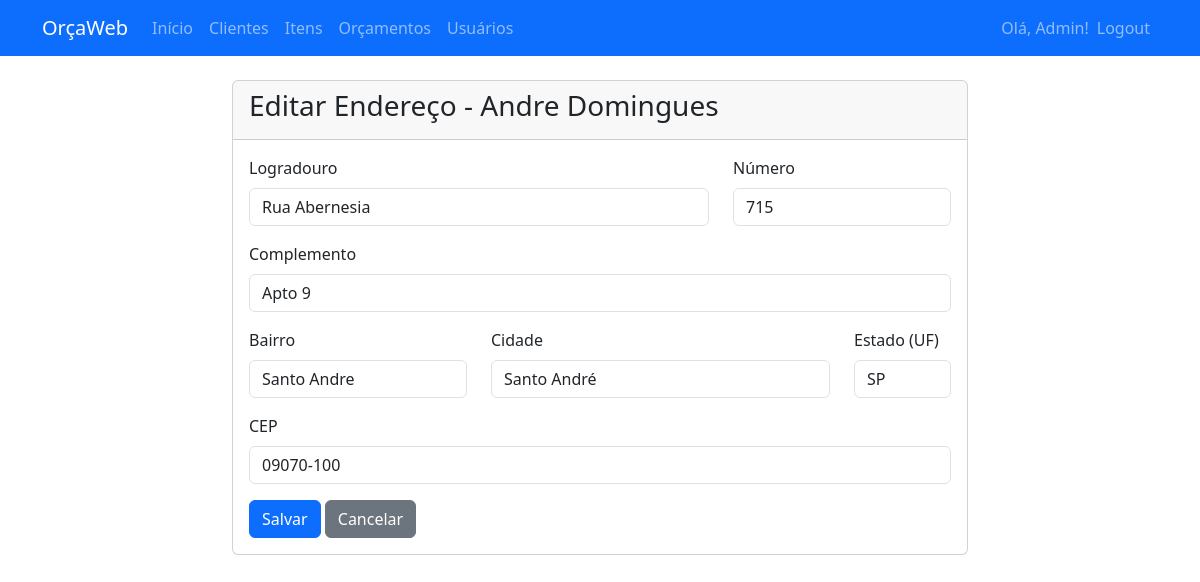
The app's page /endereco/1/editar (signed in) with its own data.
### app/models.py (models this page shows)
class Usuario(db.Model, UserMixin):
    __tablename__ = 'usuarios'
    id = db.Column(db.Integer, primary_key=True)
    nome = db.Column(db.String(100), nullable=False)
    email = db.Column(db.String(120), unique=True, nullable=False)
    senha_hash = db.Column(db.String(128), nullable=False)
    ativo = db.Column(db.Boolean, default=True)
    orcamentos = db.relationship('Orcamento', backref='usuario', lazy=True)

class Cliente(db.Model):
    __tablename__ = 'clientes'
    id = db.Column(db.Integer, primary_key=True)
    nome = db.Column(db.String(100), nullable=False)
    observacoes = db.Column(db.Text)
    criado_em = db.Column(db.DateTime, default=datetime.utcnow)
    contatos = db.relationship('ContatoCliente', backref='cliente', lazy=True)
    enderecos = db.relationship('EnderecoCliente', backref='cliente', lazy=True)
    orcamentos = db.relationship('Orcamento', backref='cliente', lazy=True)

class EnderecoCliente(db.Model):
    __tablename__ = 'enderecos_cliente'
    id = db.Column(db.Integer, primary_key=True)
    cliente_id = db.Column(db.Integer, db.ForeignKey('clientes.id'), nullable=False)
    logradouro = db.Column(db.String(200), nullable=False)
    numero = db.Column(db.String(10), nullable=False)
    complemento = db.Column(db.String(100))
    bairro = db.Column(db.String(100), nullable=False)
    cidade = db.Column(db.String(100), nullable=False)
    estado = db.Column(db.String(2), nullable=False)
    cep = db.Column(db.String(10), nullable=False)

### app/routes.py (the view, shortened to what this page needs)
@bp.route('/endereco/<int:id>/editar', methods=['GET', 'POST'])
@login_required
def endereco_cliente_editar(id):
    endereco = EnderecoCliente.query.get_or_404(id)
    cliente = endereco.cliente
    form = EnderecoClienteForm(obj=endereco)
    return render_template('endereco_form.html', form=form, cliente=cliente, titulo='Editar Endereço', app_nome='OrçaWeb', empresa_nome='Sua Empresa', logo_url='')

### app/forms.py
class EnderecoClienteForm(FlaskForm):
    logradouro = StringField('Logradouro', validators=[DataRequired(), Length(max=200)])
    numero = StringField('Número', validators=[DataRequired(), Length(max=10)])
    complemento = StringField('Complemento', validators=[Length(max=100)])
    bairro = StringField('Bairro', validators=[DataRequired(), Length(max=100)])
    cidade = StringField('Cidade', validators=[DataRequired(), Length(max=100)])
    estado = StringField('Estado (UF)', validators=[DataRequired(), Length(min=2, max=2)])
    cep = StringField('CEP', validators=[DataRequired(), Length(max=10)])
    submit = SubmitField('Salvar')

### app/__init__.py (called while the page is built)
@login_manager.user_loader
def load_user(user_id):
    from .models import Usuario
    return Usuario.query.get(int(user_id))

### templates/endereco_form.html (shortened to what this page needs)
{% extends "base.html" %}
{% block content %}
<div class="row justify-content-center">
    <div class="col-md-8">
        <div class="card">
            <div class="card-header">
                <h3>{{ titulo }} - {{ cliente.nome }}</h3>
            </div>
            <div class="card-body">
                <form method="POST">
                    <div class="row">
                        <div class="col-md-8 mb-3">
                            {{ form.logradouro.label(class="form-label") }}
                            {{ form.logradouro(class="form-control") }}
                        </div>
                        <div class="col-md-4 mb-3">
                            {{ form.numero.label(class="form-label") }}
                            {{ form.numero(class="form-control") }}
                        </div>
                    </div>
                    <div class="mb-3">
                        {{ form.complemento.label(class="form-label") }}
                        {{ form.complemento(class="form-control") }}
                    </div>
                    <div class="row">
                        <div class="col-md-4 mb-3">
                            {{ form.bairro.label(class="form-label") }}
                            {{ form.bairro(class="form-control") }}
                        </div>
                        <div class="col-md-6 mb-3">
                            {{ form.cidade.label(class="form-label") }}
                            {{ form.cidade(class="form-control") }}
                        </div>
                        <div class="col-md-2 mb-3">
                            {{ form.estado.label(class="form-label") }}
                            {{ form.estado(class="form-control") }}
                        </div>
                    </div>
                    <div class="mb-3">
                        {{ form.cep.label(class="form-label") }}
                        {{ form.cep(class="form-control") }}
                    </div>
                    {{ form.submit(class="btn btn-primary") }}
                    <a href="{{ url_for('main.cliente_detalhes', id=cliente.id) }}" class="btn btn-secondary">Cancelar</a>
                </form>
            </div>
        </div>
    </div>
</div>
{% endblock %}

### templates/base.html (shortened to what this page needs)
<!DOCTYPE html>
<html lang="pt-BR">
<head>
    <link href="https://cdn.jsdelivr.net/npm/bootstrap@5.3.0/dist/css/bootstrap.min.css" rel="stylesheet">
    <link rel="stylesheet" href="https://cdn.jsdelivr.net/npm/bootstrap-icons@1.10.0/font/bootstrap-icons.css">
</head>
<body>
    <nav class="navbar navbar-expand-lg navbar-dark bg-primary">
        <div class="container">
            {% if logo_url %}
                <img src="{{ logo_url }}" alt="Logo" class="navbar-brand" style="height: 40px;">
            {% else %}
                <a class="navbar-brand" href="#">{{ app_nome }}</a>
            {% endif %}
            <div class="collapse navbar-collapse" id="navbarNav">
                <ul class="navbar-nav me-auto">
                    <li class="nav-item">
                        <a class="nav-link" href="{{ url_for('main.index') }}">Início</a>
                    </li>
                    <li class="nav-item">
                        <a class="nav-link" href="{{ url_for('main.clientes') }}">Clientes</a>
                    </li>
                    <li class="nav-item">
                        <a class="nav-link" href="{{ url_for('main.itens') }}">Itens</a>
                    </li>
                    <li class="nav-item">
                        <a class="nav-link" href="{{ url_for('main.orcamentos') }}">Orçamentos</a>
                    </li>
                    {% if current_user.is_authenticated and current_user.email == 'admin@example.com' %}
                    <li class="nav-item">
                        <a class="nav-link" href="{{ url_for('main.usuarios') }}">Usuários</a>
                    </li>
                    {% endif %}
                </ul>
                <ul class="navbar-nav d-flex align-items-center">
                    <li class="nav-item">
                        <span class="navbar-text">Olá, {{ current_user.nome }}!</span>
                    </li>
                    <li class="nav-item">
                        <a class="nav-link" href="{{ url_for('main.logout') }}">Logout</a>
                    </li>
                </ul>
            </div>
        </div>
    </nav>
    <div class="container mt-4">
        {% block content %}{% endblock %}
    </div>
</body>
</html>

### records on screen
Usuario: nome "Admin"
Cliente: nome "Andre Domingues"
EnderecoCliente: logradouro "Rua Abernesia", numero "715", complemento "Apto 9", bairro "Santo Andre", cidade "Santo André", estado "SP", cep "09070-100"

### other values on screen
{{ app_nome }} "OrçaWeb"
{{ titulo }} "Editar Endereço"
